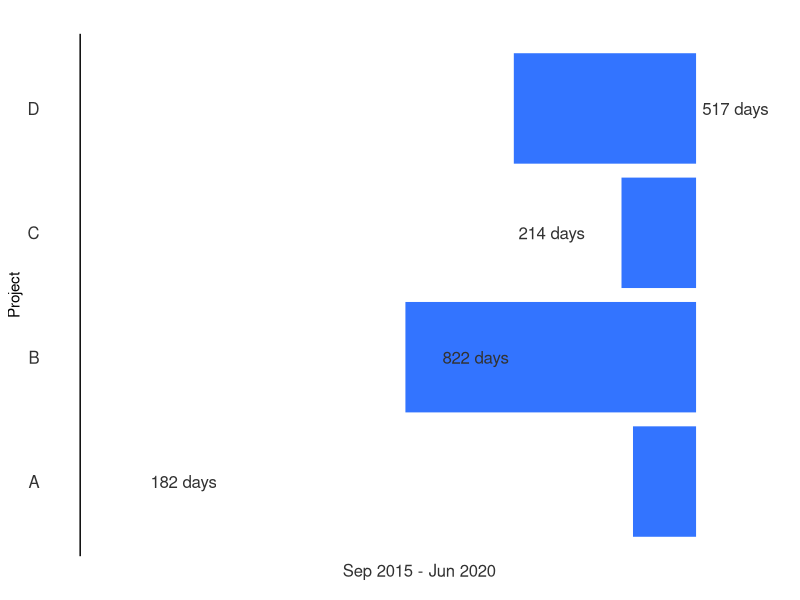

R code for this plot:
# Load libraries
library(ggplot2)
library(reshape2)
library(dplyr)

# Create Horizontal Stacked bar chart 
# then white our some bars 
# to create gantt chart

# Create projects data
data <- data.frame(
  name=c("A","B","C","D"),  
  start=c("2015-09-01","2016-03-01","2018-06-01","2019-01-01"),
  end=c("2016-03-01","2018-06-01","2019-01-01","2020-06-01")
)

data$type <- 'Project'

data$start <- as.Date(data$start)
data$end <- as.Date(data$end)

start_date <- min(data$start)
end_date <- max(data$end)

# Creating before and after project data
# These will be the white bars in our 
# stacked bar chart

post_project <- data.frame(
  name=data$name,
  start=data$end,
  end=end_date,
  type='Post Project'
)

pre_project <- data.frame(
  name=data$name,
  start=start_date,
  end=data$start,
  type='Pre Project'
)

data_stack <- rbind(pre_project,data,post_project)
data_stack <- filter(data_stack,start != end)


# Calculate Duration
data_stack$duration <- as.integer(data_stack$end-data_stack$start)
#data_stack$duration_label <- ifelse(type='Project',paste0(duration," days"),'')
  
# Legend as factor
data_stack$type <- as.factor(data_stack$type)
data_stack$type <- factor(data_stack$type,rev(levels(data_stack$type)))


gantt <- ggplot(data_stack, aes(fill=type, x=name, y=duration)) + # enter data frame
  geom_bar(position="stack"
           ,stat = "identity"
           ,colour = "white" # colour borders
           ,show.legend = FALSE) + # remove legend
  scale_fill_manual("Legend", values = c("Pre Project" = "#FFFFFF", "Project" = "#3374FF", "Post Project" = "#FFFFFF")) +
  coord_flip() + # flip vertical bars into horizontal bar
  geom_text(aes(label = ifelse(type=='Project',paste0(duration," days"),'') # data labels
                ,y =  as.integer(end - start_date) + max(duration)*0.01) # positioned just outside bar
              ,size = (5/14)*12 # sizing in line with theme text
              ,colour = "#323232" #colour text
              ,hjust = 0) + #align text
  theme(
    panel.grid.major = element_blank() # Remove gridlines (major)
    ,panel.grid.minor = element_blank() # Remove gridlines (minor)
    ,panel.background = element_blank() # Remove grey background
    ,plot.title = element_text(hjust = 0, size = 20, colour = "#323232") # Title size and colour
    ,plot.subtitle = element_text(hjust = 0, size = 12, colour = "#323232") # Subtitle size and colour
    ,plot.caption = element_text(vjust = 0.3, size = 12, colour = "#323232") # Caption size and colour
    ,axis.ticks.y = element_blank() # Remove tick marks (Y-Axis)
    ,axis.text.y = element_text(hjust = 1, colour = "#323232", size = 12) # Axis size and colour (Y-Axis)
    ,axis.ticks.x = element_blank() # Remove tick marks (X-Axis)
    ,axis.text.x  = element_blank() # Remove axis scale (X-Axis)
    ,axis.title.x = element_text(size = 12, colour = "#323232") # Axis label size and colour (X-Axis)
  ) +
  geom_hline(yintercept=0, color = "black", size=0.5) + # Axis line size and colour (X-Axis)
  labs(title = element_blank() # Title text
       ,subtitle = element_blank() # Subtitle text
       ,x =  "Project" # X-Axis text 
       ,y = paste0(format(min(data_stack$start),"%b %Y"),' - ',format(max(data_stack$end),"%b %Y")) # Y-Axis text 
       ,caption = element_blank()) + # Caption text
  ylim(0,as.integer(max(data_stack$end) - min(data_stack$start))*1.1)

# Save the plot
ggsave("simple_gantt.png" # filename
       ,plot = gantt # variable for file
       ,width = 9, height = 3, dpi = 300, units = "in") # dimensions and image quality
